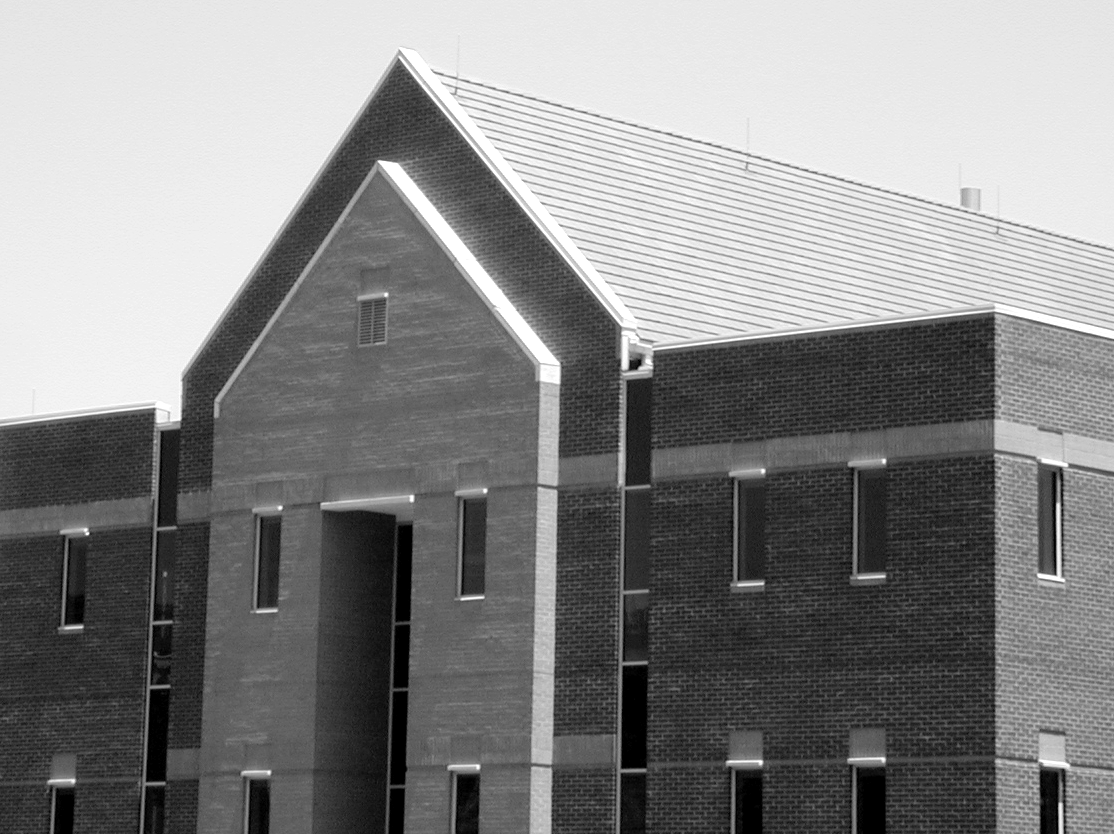
#> input picture 4.tif, 1114 x 834 px, found by its file name
$ jupyter execute image_p1.ipynb   (older library calls are emulated)
#> lines starting #> are read from the running program, lines starting #| are printed output that depends on the picture
#> further down, image is the input picture: shape (834, 1114); min 0, max 255, mean 133.3
[cell 1]
import math
import numpy as np
import cv2

def gaussianSmoothing(image):
    """
    Applies 7x7 Gaussian Filter to the image using convolution.
    """
    gaussian_kernel = (1.0 / 140.0) * np.array([
        [1, 1, 2, 2, 2, 1, 1],
        [1, 2, 2, 4, 2, 2, 1],
        [2, 2, 4, 8, 4, 2, 2],
        [2, 4, 8, 16, 8, 4, 2],
        [2, 2, 4, 8, 4, 2, 2],
        [1, 2, 2, 4, 2, 2, 1],
        [1, 1, 2, 2, 2, 1, 1]
    ])
    # Using OpenCV's filter2D for convolution with padding to maintain size
    smoothed = cv2.filter2D(image, -1, gaussian_kernel, borderType=cv2.BORDER_REPLICATE)
    return smoothed

def computeGradients(image):
    """
    Computes horizontal (Gx) and vertical (Gy) gradients using Prewitt operators.
    """
    prewitt_x = np.array([[-1, 0, 1], [-1, 0, 1], [-1, 0, 1]], dtype=np.float32)
    prewitt_y = np.array([[1, 1, 1], [0, 0, 0], [-1, -1, -1]], dtype=np.float32)

    Gx = cv2.filter2D(image, cv2.CV_32F, prewitt_x, borderType=cv2.BORDER_REPLICATE)
    Gy = cv2.filter2D(image, cv2.CV_32F, prewitt_y, borderType=cv2.BORDER_REPLICATE)

    return Gx, Gy

def nonMaxSuppression(mag, angle):
    """
    Applies non-maxima suppression to the gradient magnitude.
    """
    height, width = mag.shape
#> height = 834; width = 1114
    suppressed = np.zeros_like(mag)

    for i in range(1, height-1):
        for j in range(1, width-1):
            theta = angle[i, j]
            # Convert angle to 0-180 range
            theta = theta % 180

            # Determine neighboring pixels based on gradient direction
            if (0 <= theta < 22.5) or (157.5 <= theta <= 180):
                neighbors = [mag[i, j-1], mag[i, j+1]]
            elif 22.5 <= theta < 67.5:
                neighbors = [mag[i-1, j+1], mag[i+1, j-1]]
            elif 67.5 <= theta < 112.5:
                neighbors = [mag[i-1, j], mag[i+1, j]]
            else: # 112.5 <= theta < 157.5
                neighbors = [mag[i-1, j-1], mag[i+1, j+1]]

            # Suppress non-maxima
            if mag[i, j] >= max(neighbors):
                suppressed[i, j] = mag[i, j]
            else:
                suppressed[i, j] = 0
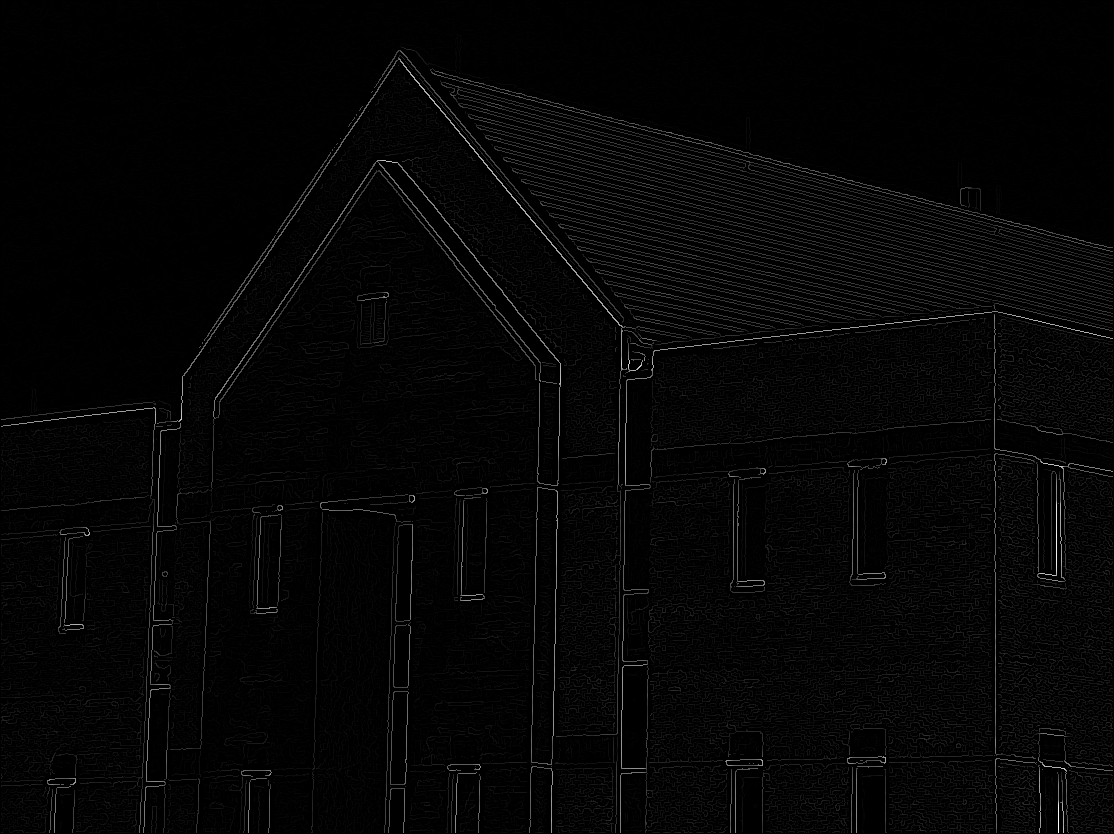
#> suppressed: shape (834, 1114) float32; min 0, max 71.65, mean 1.5; drawn with min black and max white

    return suppressed

def pTileThreshold(suppressed, percent):
    """
    Applies p-tile thresholding to the suppressed image.
    """
    # Flatten and sort the non-zero magnitudes
    non_zero = suppressed[suppressed > 0]
    sorted_mag = np.sort(non_zero)

    # Calculate threshold index
    threshold_idx = max(0, len(sorted_mag) - 1 - int(percent/100 * len(sorted_mag)))
    threshold = sorted_mag[threshold_idx]

    # Apply threshold
    edges = np.zeros_like(suppressed, dtype=np.uint8)
    edges[suppressed >= threshold] = 255
    return edges

if __name__ == "__main__":
    # Read image
    image = cv2.imread('/content/dataa/4.tif', 0)

    # Step 1: Gaussian Smoothing
    smoothed = gaussianSmoothing(image)
    cv2.imwrite('/content/filter_gauss.jpg', smoothed)

    # Step 2: Compute Gradients
    Gx, Gy = computeGradients(smoothed)

    # Step 3: Compute Magnitude and Angle
    mag = np.sqrt(Gx**2 + Gy**2) / (3 * np.sqrt(2))  # Normalize
    angle = np.rad2deg(np.arctan2(Gy, Gx)) % 180

    # Step 4: Non-Maxima Suppression
    suppressed = nonMaxSuppression(mag, angle)
    cv2.imwrite('/content/suppressed.jpg', suppressed)

    # Step 5: Thresholding with p-tile
    edges_10 = pTileThreshold(suppressed, 10)
#> in pTileThreshold, `threshold_idx = max(0, len(sorted_mag) - 1 - int(percent/100 * len(sor..`: threshold_idx = 249672
#> in pTileThreshold, `threshold = sorted_mag[threshold_idx]`: threshold = 14.09
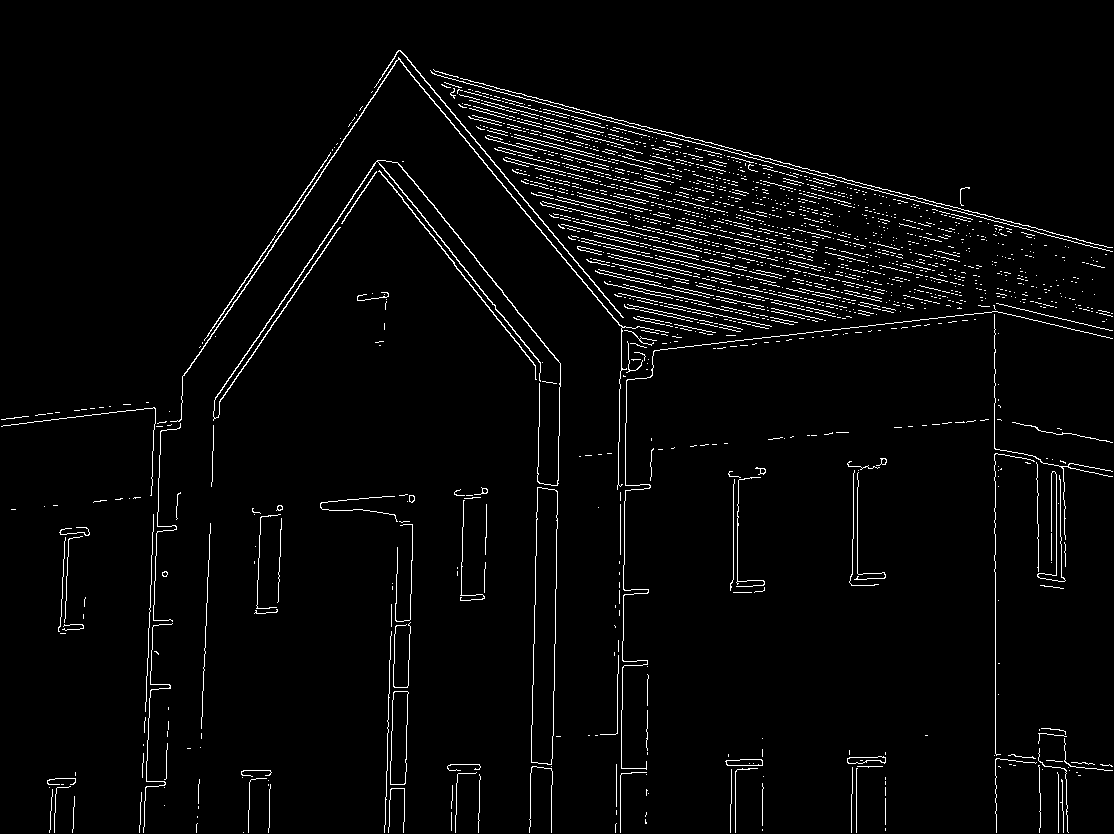
#> edges_10: shape (834, 1114); 3% white in thin lines or dots
    edges_30 = pTileThreshold(suppressed, 30)
#> edges_30: shape (834, 1114); 9% white in thin lines or dots
    edges_50 = pTileThreshold(suppressed, 50)
#> edges_50: shape (834, 1114); 15% white in thin lines or dots
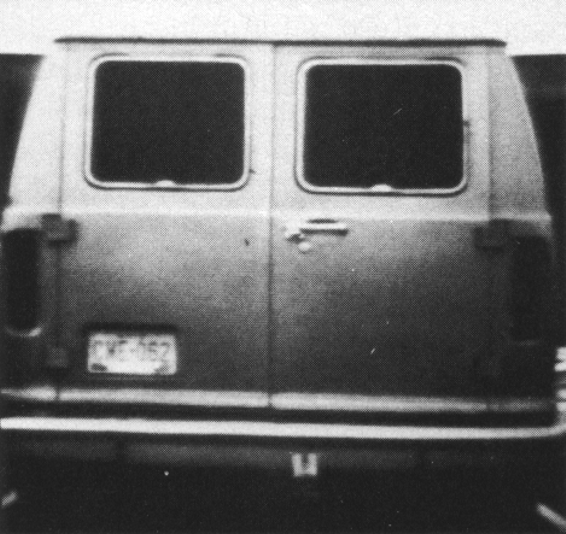
#> input picture 5.tif, 566 x 534 px, found by its file name
#> further down, image is the input picture: shape (534, 566); min 26, max 255, mean 106.1

    cv2.imwrite('/content/edges_10.jpg', edges_10)
    cv2.imwrite('/content/edges_30.jpg', edges_30)
    cv2.imwrite('/content/edges_50.jpg', edges_50)

[cell 2]
import math
import numpy as np
import cv2

def gaussianSmoothing(image):
    """
    Applies 7x7 Gaussian Filter to the image using convolution.
    """
    gaussian_kernel = (1.0 / 140.0) * np.array([
        [1, 1, 2, 2, 2, 1, 1],
        [1, 2, 2, 4, 2, 2, 1],
        [2, 2, 4, 8, 4, 2, 2],
        [2, 4, 8, 16, 8, 4, 2],
        [2, 2, 4, 8, 4, 2, 2],
        [1, 2, 2, 4, 2, 2, 1],
        [1, 1, 2, 2, 2, 1, 1]
    ])
    # Using OpenCV's filter2D for convolution with padding to maintain size
    smoothed = cv2.filter2D(image, -1, gaussian_kernel, borderType=cv2.BORDER_REPLICATE)
#> smoothed: shape (534, 566)
    return smoothed

def computeGradients(image):
    """
    Computes horizontal (Gx) and vertical (Gy) gradients using Prewitt operators.
    """
    prewitt_x = np.array([[-1, 0, 1], [-1, 0, 1], [-1, 0, 1]], dtype=np.float32)
    prewitt_y = np.array([[1, 1, 1], [0, 0, 0], [-1, -1, -1]], dtype=np.float32)

    Gx = cv2.filter2D(image, cv2.CV_32F, prewitt_x, borderType=cv2.BORDER_REPLICATE)
#> Gx: shape (534, 566) float32
    Gy = cv2.filter2D(image, cv2.CV_32F, prewitt_y, borderType=cv2.BORDER_REPLICATE)
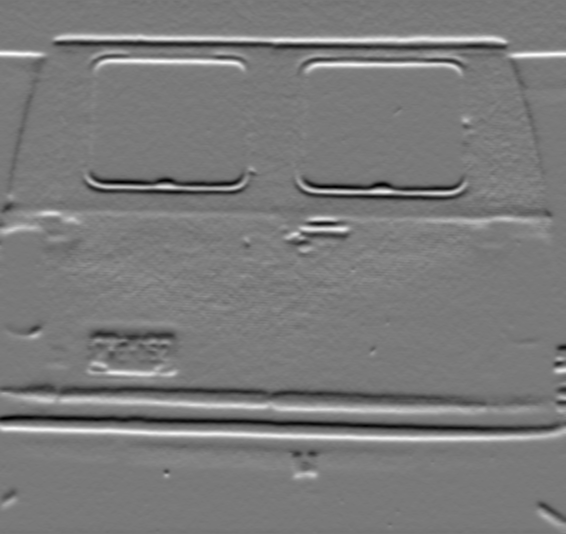
#> Gy: shape (534, 566) float32; min -209, max 229, mean 2.3; drawn with min black and max white

    return Gx, Gy

def nonMaxSuppression(mag, angle):
    """
    Applies non-maxima suppression to the gradient magnitude.
    """
    height, width = mag.shape
    suppressed = np.zeros_like(mag)

    for i in range(1, height-1):
        for j in range(1, width-1):
            theta = angle[i, j]
            # Convert angle to 0-180 range
            theta = theta % 180

            # Determine neighboring pixels based on gradient direction
            if (0 <= theta < 22.5) or (157.5 <= theta <= 180):
                neighbors = [mag[i, j-1], mag[i, j+1]]
            elif 22.5 <= theta < 67.5:
                neighbors = [mag[i-1, j+1], mag[i+1, j-1]]
            elif 67.5 <= theta < 112.5:
                neighbors = [mag[i-1, j], mag[i+1, j]]
            else: # 112.5 <= theta < 157.5
                neighbors = [mag[i-1, j-1], mag[i+1, j+1]]

            # Suppress non-maxima
            if mag[i, j] >= max(neighbors):
                suppressed[i, j] = mag[i, j]
            else:
                suppressed[i, j] = 0

    return suppressed

def pTileThreshold(suppressed, percent):
    """
    Applies p-tile thresholding to the suppressed image.
    """
    # Flatten and sort the non-zero magnitudes
    non_zero = suppressed[suppressed > 0]
    sorted_mag = np.sort(non_zero)

    # Calculate threshold index
    threshold_idx = max(0, len(sorted_mag) - 1 - int(percent/100 * len(sorted_mag)))
    threshold = sorted_mag[threshold_idx]

    # Apply threshold
    edges = np.zeros_like(suppressed, dtype=np.uint8)
    edges[suppressed >= threshold] = 255
    return edges

if __name__ == "__main__":
    # Read image
    image = cv2.imread('/content/dataa/5.tif', 0)

    # Step 1: Gaussian Smoothing
    smoothed = gaussianSmoothing(image)
    cv2.imwrite('/content/filter_gauss.jpg', smoothed)

    # Step 2: Compute Gradients
    Gx, Gy = computeGradients(smoothed)

    # Step 3: Compute Magnitude and Angle
    mag = np.sqrt(Gx**2 + Gy**2) / (3 * np.sqrt(2))  # Normalize
#> mag: shape (534, 566) float32
    angle = np.rad2deg(np.arctan2(Gy, Gx)) % 180
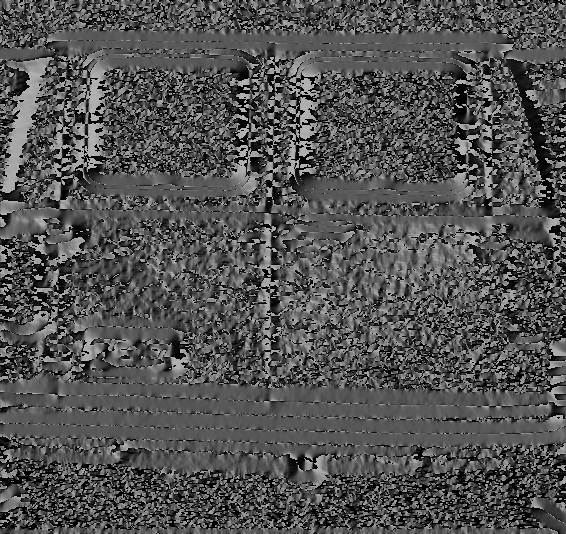
#> angle: shape (534, 566) float32; min 0, max 179.7, mean 82.5

    # Step 4: Non-Maxima Suppression
    suppressed = nonMaxSuppression(mag, angle)
    cv2.imwrite('/content/suppressed.jpg', suppressed)

    # Step 5: Thresholding with p-tile
    edges_10 = pTileThreshold(suppressed, 10)
#> in pTileThreshold, `threshold_idx = max(0, len(sorted_mag) - 1 - int(percent/100 * len(sor..`: threshold_idx = 72565
#> in pTileThreshold, `threshold = sorted_mag[threshold_idx]`: threshold = 10.71
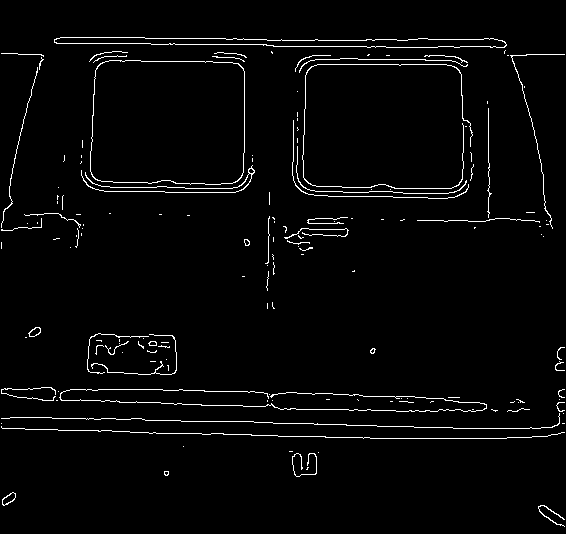
#> edges_10: shape (534, 566); 2.7% white in thin lines or dots
    edges_30 = pTileThreshold(suppressed, 30)
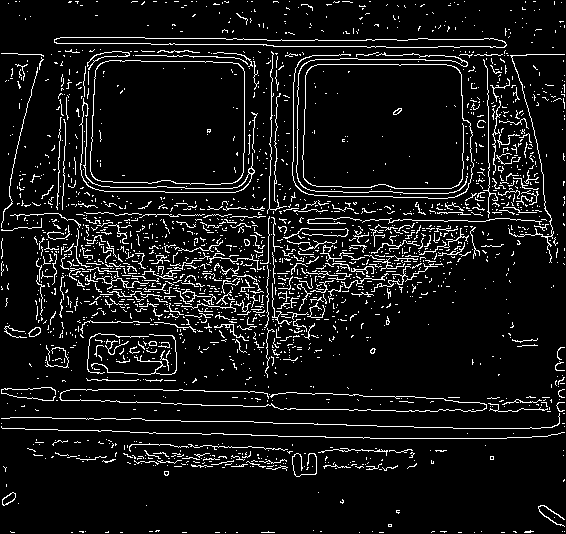
#> edges_30: shape (534, 566); 8.2% white in thin lines or dots
    edges_50 = pTileThreshold(suppressed, 50)
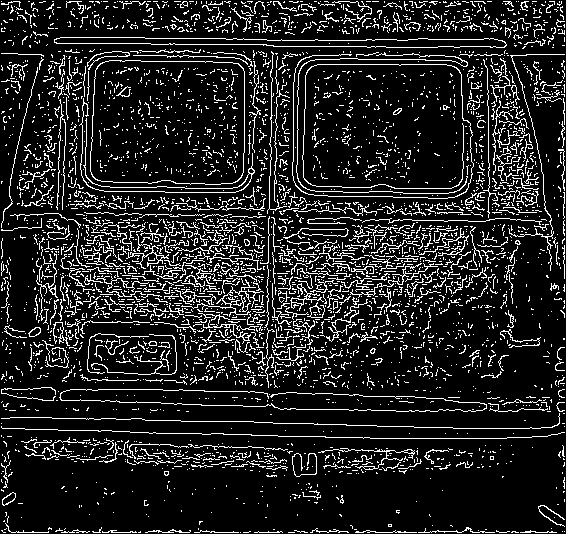
#> edges_50: shape (534, 566); 13.5% white in thin lines or dots

    cv2.imwrite('/content/edges_10.jpg', edges_10)
    cv2.imwrite('/content/edges_30.jpg', edges_30)
    cv2.imwrite('/content/edges_50.jpg', edges_50)
